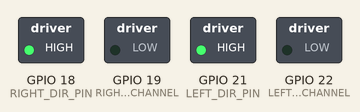
The sketch below on a simulated ESP32. Shown: switched loads named in the sketch (green lamp = pin HIGH). Nothing arrives over Bluetooth unless stated; what the sketch prints to the serial monitor is not drawn.

Above: at 0.1 s.
Timing chart, 0 to 1.6 s (numbered marks = the images above):
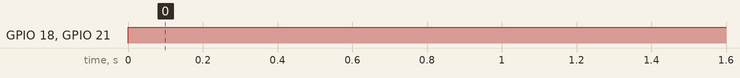

Measured:
- by itself, GPIO 18 (RIGHT_DIR_PIN), GPIO 21 (LEFT_DIR_PIN): LOW → HIGH at 0.00 s

The sketch:

2Mecanum_ps5.ino
```cpp
#include <Arduino.h>  // Add this for ESP32 functionality
#include <ps5Controller.h>


// Left Motor
const int LEFT_PWM_CHANNEL = 22;   // PWM channel for left motor
const int LEFT_DIR_PIN = 21;  // Direction pin for left motor


// Right Motor
const int RIGHT_PWM_CHANNEL = 19;  // PWM channel for right motor
const int RIGHT_DIR_PIN = 18;  // Direction pin for right motor
const int b = 222; //325; // 106;  //dist between wheels
const int r = 65; //76;      //wheel radius
int lx, // left-right
 ly, //forward-backward
 rx, //turning left-right
 ry, //up-down (unused)
 tri, cir, squ, cro, l2, r2,l1,r1,left,right,up,down;
int buff = 5;   //ignores small stick movements
double targetwl, //speed for left wheel
targetwr; // speed for right wheel
int deadzone=0; //amt to subtract from stick input for smooth control


//calculate left-right wheels speed using joystick input
void compute2Wheel()
{
  float V = ly;
  float rX = rx*2; // *2 to increase the effect of turning
  targetwr=((ly*200+(rX*b/2))/r);
  targetwl=((ly*200-(rX*b/2))/r);

  //speed  control
  float speedFactor = 0.3;  // Change this value to control speed
  targetwr = targetwr * speedFactor;
  targetwl = targetwl * speedFactor;
  // -------------------------

  // Limit wheel speeds so they stay within valid motor range
  targetwr = constrain(targetwr, -255, 255);
  targetwl = constrain(targetwl, -35, 35);

  // print wheel speeds
  Serial.print("Right Wheel: ");
  Serial.print(targetwr);
  Serial.print("  Left Wheel: ");
  Serial.println(targetwl);
}


// sends the calculated speed to motors & sets motor direction depending +ve or -ve speed
void applySpeed()
{
  if (targetwl >= 0)
  {
  digitalWrite(LEFT_DIR_PIN, HIGH); // LOW = forward
  analogWrite(LEFT_PWM_CHANNEL, targetwl);
  }
  else
  {
  digitalWrite(LEFT_DIR_PIN, LOW); // HIGH = backward
  analogWrite(LEFT_PWM_CHANNEL, -targetwl);
  }
  if (targetwr >= 0)
  {
  digitalWrite(RIGHT_DIR_PIN, HIGH);
  analogWrite(RIGHT_PWM_CHANNEL, targetwr);
  } else {
  digitalWrite(RIGHT_DIR_PIN, LOW);
  analogWrite(RIGHT_PWM_CHANNEL, -targetwr);
  }

}

void setup() {
  Serial.begin(9600);
  // ps5.begin("e8:47:3a:5a:a3:66");
  ps5.begin("7c:66:ef:78:76:f0");

  // pwm
  pinMode(LEFT_PWM_CHANNEL, OUTPUT);
  pinMode(RIGHT_PWM_CHANNEL, OUTPUT);

  // Set direction pins as outputs
  pinMode(LEFT_DIR_PIN, OUTPUT);
  pinMode(RIGHT_DIR_PIN, OUTPUT);
}

void loop() {
  if (ps5.isConnected()) {
    lx = ps5.LStickX();
    ly = ps5.LStickY();
    rx = -ps5.RStickX();
    ry = ps5.RStickY();
    tri = ps5.Triangle();
    cir = ps5.Circle();
    cro = ps5.Cross();
    squ = ps5.Square();
    l2 = ps5.L2();
    r2 = ps5.R2();
    l1 = ps5.L1();
    r1 = ps5.R1();
    up=ps5.Up();
    down=ps5.Down();
    left=ps5.Left();
    right=ps5.Right();
  }

  if (abs(ly) < buff) ly = 0;
    else ly = (ly > 0) ? ly - deadzone : ly + deadzone;

  if (abs(rx) < buff) rx = 0;
    else rx = (rx > 0) ? rx - deadzone : rx + deadzone;
  compute2Wheel();
  applySpeed();

    Serial.print(lx);
    Serial.print(" ");
    Serial.print(ly);
    Serial.print(" ");
    Serial.print(rx);
    Serial.print(" ");
    Serial.print(ry);
    Serial.print(" ");
    Serial.print(tri);
    Serial.print(" ");
    Serial.print(cir);
    Serial.print(" ");
    Serial.print(cro);
    Serial.print(" ");
    Serial.print(squ);
    Serial.print(" ");
    Serial.print(up);
    Serial.print(" ");
    Serial.print(down);
    Serial.print(" ");
    Serial.print(left);
    Serial.print(" ");
    Serial.print(right);
    Serial.print(" ");
    Serial.print(l1);
    Serial.print(" ");
    Serial.print(r1);
    Serial.print(" ");
    Serial.print(l2);
    Serial.print(" ");
    Serial.println(r2);
    delay(1000);
}
```
